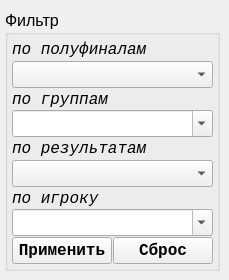
      <widget class="QWidget" name="tab_2">
       <attribute name="title">
        <string>ПФ</string>
       </attribute>
       <widget class="QGroupBox" name="groupBox_filter_group_semifinal_2">
        <property name="geometry">
         <rect>
          <x>5</x>
          <y>10</y>
          <width>215</width>
          <height>261</height>
         </rect>
        </property>
        <property name="font">
         <font>
          <pointsize>12</pointsize>
          <weight>50</weight>
          <bold>false</bold>
         </font>
        </property>
        <property name="title">
         <string>Фильтр</string>
        </property>
        <layout class="QVBoxLayout" name="verticalLayout_52">
         <property name="spacing">
          <number>1</number>
         </property>
         <property name="leftMargin">
          <number>4</number>
         </property>
         <property name="topMargin">
          <number>4</number>
         </property>
         <property name="rightMargin">
          <number>4</number>
         </property>
         <property name="bottomMargin">
          <number>4</number>
         </property>
         <item>
          <layout class="QVBoxLayout" name="verticalLayout_9">
           <property name="spacing">
            <number>1</number>
           </property>
           <item>
            <layout class="QVBoxLayout" name="verticalLayout_42">
             <property name="spacing">
              <number>1</number>
             </property>
             <item>
              <widget class="QLabel" name="label_42">
               <property name="font">
                <font>
                 <family>Courier New</family>
                 <pointsize>12</pointsize>
                 <italic>true</italic>
                </font>
               </property>
               <property name="text">
                <string>по полуфиналам</string>
               </property>
              </widget>
             </item>
             <item>
              <widget class="QComboBox" name="comboBox_filter_semifinal"/>
             </item>
             <item>
              <widget class="QLabel" name="label_17">
               <property name="font">
                <font>
                 <family>Courier New</family>
                 <pointsize>12</pointsize>
                 <italic>true</italic>
                </font>
               </property>
               <property name="text">
                <string>по группам</string>
               </property>
              </widget>
             </item>
             <item>
              <widget class="QComboBox" name="comboBox_filter_group_sf">
               <property name="editable">
                <bool>true</bool>
               </property>
              </widget>
             </item>
             <item>
              <widget class="QLabel" name="label_64">
               <property name="font">
                <font>
                 <family>Courier New</family>
                 <pointsize>12</pointsize>
                 <italic>true</italic>
                </font>
               </property>
               <property name="text">
                <string>по результатам</string>
               </property>
              </widget>
             </item>
             <item>
              <widget class="QComboBox" name="comboBox_filter_played_sf"/>
             </item>
             <item>
              <widget class="QLabel" name="label_65">
               <property name="font">
                <font>
                 <family>Courier New</family>
                 <pointsize>12</pointsize>
                 <italic>true</italic>
                </font>
               </property>
               <property name="text">
                <string>по игроку</string>
               </property>
              </widget>
             </item>
             <item>
              <widget class="QComboBox" name="comboBox_find_name_sf">
               <property name="font">
                <font>
                 <pointsize>12</pointsize>
                </font>
               </property>
               <property name="editable">
                <bool>true</bool>
               </property>
              </widget>
             </item>
            </layout>
           </item>
           <item>
            <layout class="QHBoxLayout" name="horizontalLayout_12">
             <property name="spacing">
              <number>1</number>
             </property>
             <item>
              <widget class="QPushButton" name="Button_filter_sf">
               <property name="font">
                <font>
                 <family>Courier New</family>
                 <pointsize>12</pointsize>
                 <weight>75</weight>
                 <bold>true</bold>
                </font>
               </property>
               <property name="text">
                <string>Применить</string>
               </property>
              </widget>
             </item>
             <item>
              <widget class="QPushButton" name="Button_reset_filter_sf">
               <property name="font">
                <font>
                 <family>Courier New</family>
                 <pointsize>12</pointsize>
                 <weight>75</weight>
                 <bold>true</bold>
                </font>
               </property>
               <property name="text">
                <string>Сброс</string>
               </property>
              </widget>
             </item>
            </layout>
           </item>
          </layout>
         </item>
        </layout>
       </widget>
      </widget>
